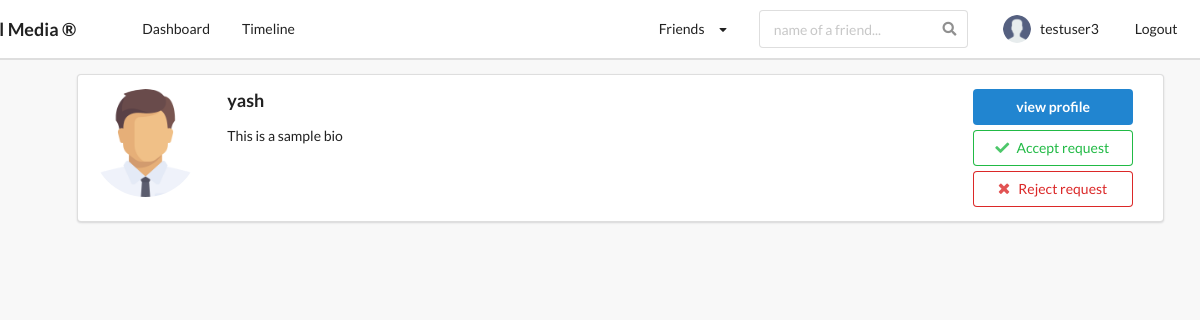
The page /profiles/my_invites/ (signed in) on the database its author committed.
### profiles/models.py (models this page shows, shortened)
class Profile(models.Model):
    first_name = models.CharField(max_length = 200, blank = True)
    last_name = models.CharField(max_length = 200, blank = True)
    user = models.OneToOneField(settings.AUTH_USER_MODEL,on_delete=models.CASCADE)
    bio = models.TextField(default = "no bio", max_length=300, blank = True)
    email = models.EmailField(max_length = 200,blank = True)
    country = models.CharField(choices = COUNTRY_CHOICES, max_length = 100,blank = True)
    avatar = models.ImageField(default = "avatar.png", upload_to = 'avatars/')
    friends = models.ManyToManyField(settings.AUTH_USER_MODEL, blank = True, related_name='friends')
    slug = models.SlugField(unique = True, blank = True)
    updated = models.DateTimeField(auto_now=True)
    created =  models.DateTimeField(auto_now_add=True)
    objects = ProfileManager()
    __initial_first_name = None
    __initial_last_name = None
    def __init__(self,*args, **kwargs):
        super().__init__(*args, **kwargs)
        self.__initial_first_name = self.first_name
        self.__initial_last_name = self.last_name
    def get_absolute_url(self):
        return reverse("profiles:profiles_detail_view", kwargs={"slug":self.slug})
    def get_friends_no(self):
        return self.friends.all().count()

### profiles/views.py (the view)
# urls.py: path('my_invites/', invite_received, name='my_invites_view'),
@login_required
def invite_received(request):
    profile = Profile.objects.get(user = request.user)
    qs = Relationship.objects.invitations_received(profile)
    results = list(map(lambda x: x.sender, qs))  #get sender from qs and insert it into result
    is_empty = False
    if len(results) == 0:
        is_empty = True
    context = {
        'qs':results,
        'is_empty':is_empty,
    }
    return render(request, 'profiles/my_invites.html', context)

### profiles/context_processors.py (called while the page is built)
def profile_dp(request):
    if request.user.is_authenticated:
        profile_obj = Profile.objects.get(user=request.user)
        pic = profile_obj.avatar
        return {'picture':pic}
    return {}

def invitation_received_no(request):
    if request.user.is_authenticated:
        profile_obj = Profile.objects.get(user=request.user)
        qs_count = Relationship.objects.invitations_received(profile_obj).count()
        return {'invites_no':qs_count}
    return {}

def friends_no(request):
    if request.user.is_authenticated:
        profile_obj = Profile.objects.get(user=request.user)
        count = profile_obj.get_friends_no()
        return {'friend_count':count}
    return {}

### profiles/models.py (called while the page is built)
    def invitations_received(self,receiver):
        qs = Relationship.objects.filter(receiver=receiver, status='send')
        return qs

### profiles/templates/profiles/my_invites.html (shortened to what this page needs)
{% extends 'base.html' %}
{% block content %}
    <ul>
        {% for obj in qs %}
            <div class="ui segment">
                <div class="ui grid">
                    <div class="row">
                        <div class="two wide column">
                            <img class="ui small circular image" src = {{obj.avatar.url}}>
                        </div>
                        <div class="eleven wide column">
                            <h3>{{obj.user}}</h3>
                            <p>{{obj.bio}}</p>
                        </div>
                        <div class="three wide column">
                            <a href="{{obj.get_absolute_url}}">
                                <button class="ui primary button" style="width:160px; margin-bottom:5px;">
                                    view profile
                                </button>
                            </a>
                            <form action="{% url 'profiles:accept_invite' %}" method = "POST">
                                <button type="submit" class="ui positive basic button" style="width:160px; margin-bottom:5px;">
                                    <i class="check icon"></i>Accept request
                                </button>
                            </form>
                            <form action="{% url 'profiles:reject_invite' %}" method = "POST">
                                <button type="submit" class="ui negative basic button" style="width:160px;">
                                    <i class="close icon"></i>Reject request
                                </button>
                            </form>
                        </div>
                    </div>
                </div>
            </div>
        {% endfor %}
    </ul>
{% endblock content %}

### templates/main/navbar.html (shortened to what this page needs)
{% url 'posts:main_post_view' as path_to_posts %}
{% url 'profiles:my_profile_view' as path_to_my_profile %}
{% url 'profiles:users_posts' as path_to_timeline %}
{% url 'logout_view' as path_to_logout %}
{% url 'login_view' as path_to_login %}
<div class="ui secondary pointing menu nav" style="height:60px; position:sticky; top:0; z-index:1; background-color: white;">
    <div class="ui container">
        <h3 style="margin-left:-80px; padding-right:50px; padding-top: 8px;">Social Media &reg;</h3>
        <a href="{{path_to_posts}}" class="{% if request.path == path_to_posts %}active{% endif %} item">
            Dashboard
        </a>
        {% if request.user.is_authenticated %}
        <a href="{{path_to_timeline}}" class="{% if request.path == path_to_timeline %}active{% endif %} item">
            Timeline
        </a>
        {% endif %}
        <div class="right menu">
            {% if request.user.is_authenticated %}
                <div class="item">
                    <div class="ui dropdown"> Friends
                        <i class="ui dropdown icon"></i>
                    </div>
                </div>
                <div class="item" style="padding-bottom:0px; padding-right:30px;">
                    <form action="" method="GET">
                        <div class="ui icon input" style="">
                            <input class="prompt transparent" type="text" name='q' placeholder="name of a friend...">
                        </div>
                    </form>
                </div>
                <a style="padding:5px; padding-right:20px" href="{{path_to_my_profile}}" class="{% if request.path == path_to_my_profile %}active{% endif %} item" style="margin-top:10px;">
                    <img src={{picture.url}} class="ui avatar image">&nbsp;
                    {{request.user}}
                </a>
                <a style="margin-right:-30px" href="{{path_to_logout}}" class="ui item">Logout</a>
            {% else %}
                <a href="{{path_to_login}}" class="ui item">
                  Login
                </a>
            {% endif %}
        </div>
    </div>
</div>

### static_project/style.css (style rules this page uses)
body { background-color: #f8f8f8 !important; }
.nav { border-radius: 0px !important; padding: 10px 0 10px 0 !important; background-color: black; }

### rows shown on the page
Profile: avatar (placeholder picture), user "yash", bio "This is a sample bio"

### other values the page prints
{{ request.user }} "testuser3"
